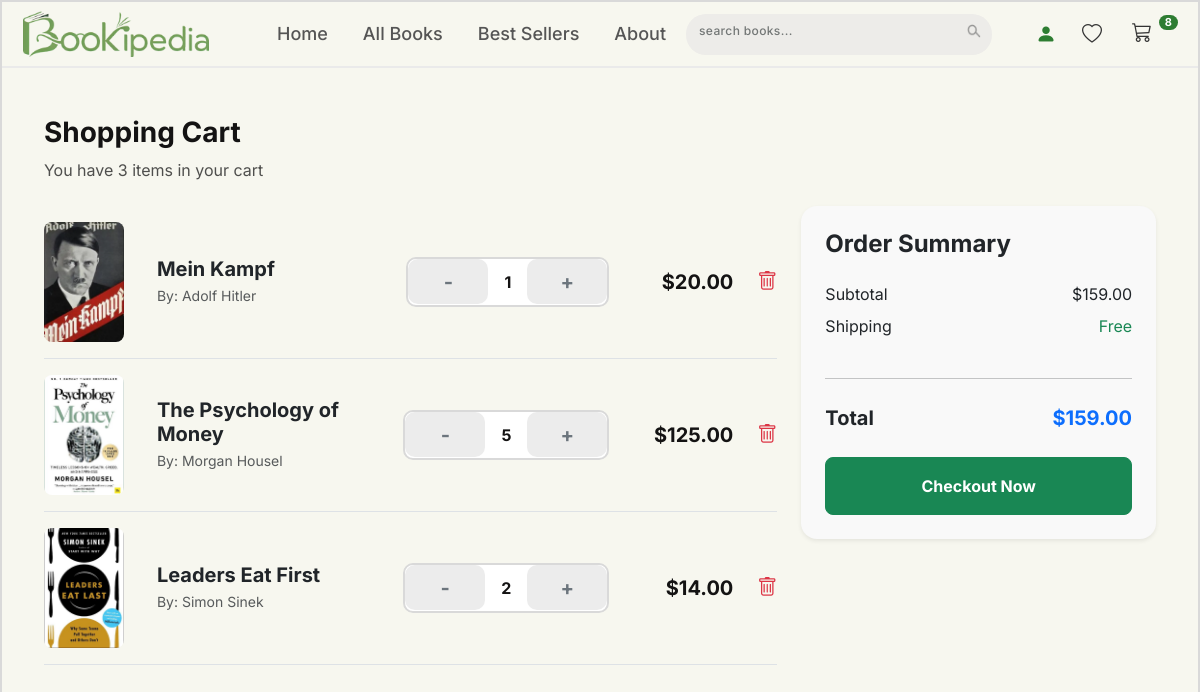
/cart.php (signed in), run on the app's committed database.
### tables this page shows
CREATE TABLE `cart` (
  `user_id` int(11) NOT NULL,
  `book_id` int(11) NOT NULL,
  `quantity` int(11) NOT NULL DEFAULT 1
);

CREATE TABLE `books` (
  `id` int(11) NOT NULL,
  `title` varchar(255) NOT NULL,
  `author` varchar(255) NOT NULL,
  `price` decimal(10,2) NOT NULL,
  `original_price` decimal(10,2) DEFAULT NULL,
  `discount_percent` int(11) DEFAULT NULL,
  `short_desc` text DEFAULT NULL,
  `full_description` text DEFAULT NULL,
  `details` varchar(255) DEFAULT NULL,
  `is_bestseller` tinyint(1) DEFAULT 0,
  `cover_path` varchar(255) DEFAULT NULL,
  `cover_home_path` varchar(255) DEFAULT NULL
);

### cart.php (the view, shortened to what this page needs)
<?php
require_once 'connect.php';
$uId = $_SESSION['user_id'];
$sql = "SELECT c.*, b.title, b.author, b.price, b.cover_path
        FROM cart c
        JOIN books b ON c.book_id = b.id
        WHERE c.user_id = $uId";
$result = $conn->query($sql);
$total_price = 0;
?>
<!DOCTYPE html>
<html lang="en">
<head>
    <link href="https://cdn.jsdelivr.net/npm/bootstrap@5.3.3/dist/css/bootstrap.min.css" rel="stylesheet">
    <link rel="stylesheet" href="https://cdn.jsdelivr.net/npm/bootstrap-icons@1.11.3/font/bootstrap-icons.min.css">
    <link rel="stylesheet" href="assets/css/bookipedia.css">
</head>
<body class="bp-body">
  <?php include 'header.php'; ?>
  <main class="bp-shell  mt-5">
    <div class="bp-cart-title mb-4">
        <h2>Shopping Cart</h2>
        <p>You have <?php echo $result->num_rows; ?> items in your cart</p>
    </div>
    <div class="row g-4">
      <div class="col-lg-8">
        <?php if ($result->num_rows > 0): ?>
           <?php while($item = $result->fetch_assoc()):
    $subtotal = $item['price'] * $item['quantity'];
    $total_price += $subtotal;
?>
<div class="bp-cart-row d-flex align-items-center justify-content-between py-3 border-bottom">
    <div class="bp-cart-product d-flex align-items-center">
        <a href="book.php?id=<?php echo $item['book_id']; ?>">
            <img src="<?php echo $item['cover_path']; ?>" alt="<?php echo htmlspecialchars($item['title']); ?>" style="width: 80px; height: 120px; object-fit: cover; border-radius: 8px; margin-right: 15px;">
        </a>
        <div>
            <a href="book.php?id=<?php echo $item['book_id']; ?>" class="text-decoration-none text-dark">
                <h5 class="mb-1 fw-bold"><?php echo $item['title']; ?></h5>
            </a>
            <p class="mb-0 text-muted small">By: <?php echo $item['author']; ?></p>
        </div>
    </div>
    <div class="d-flex align-items-center gap-4">
        <div class="bp-qty d-flex align-items-center">
            <button type="button" class="btn btn-sm btn-outline-secondary" onclick="updateQty(<?php echo $item['book_id']; ?>, -1)">-</button>
            <span id="qty-<?php echo $item['book_id']; ?>" class="px-3 fw-bold" style="min-width: 30px; text-align: center;">
                <?php echo $item['quantity']; ?>
            </span>
            <button type="button" class="btn btn-sm btn-outline-secondary" onclick="updateQty(<?php echo $item['book_id']; ?>, 1)">+</button>
        </div>
        <div class="fw-bold fs-5" style="min-width: 100px; text-align: right;">
            $<?php echo number_format($subtotal, 2); ?>
        </div>
        <a href="cart.php?remove=<?php echo $item['book_id']; ?>" class="text-danger fs-5">
            <i class="bi bi-trash"></i>
        </a>
    </div>
</div> <?php endwhile; ?>
        <?php endif; ?>
      </div>
      <div class="col-lg-4">
        <div class="card border-0 shadow-sm rounded-4 p-4" style="background: #f9f9f9;">
            <h4 class="fw-bold mb-4">Order Summary</h4>
            <div class="d-flex justify-content-between mb-2">
                <span>Subtotal</span>
                <span>$<?php echo number_format($total_price, 2); ?></span>
            </div>
            <div class="d-flex justify-content-between mb-4">
                <span>Shipping</span>
                <span class="text-success">Free</span>
            </div>
            <hr>
            <div class="d-flex justify-content-between mb-4 mt-2">
                <span class="fw-bold fs-5">Total</span>
                <span class="fw-bold fs-5 text-primary">$<?php echo number_format($total_price, 2); ?></span>
            </div>
            <a href="cart_logic.php?action=checkout" class="btn btn-success w-100 py-3 rounded-3 fw-bold">
                 Checkout Now
            </a>
        </div>
      </div>
    </div>
  </main>
</body>
</html>

### assets/css/bookipedia.css (style rules this page uses)
:root { --bp-cream: #f7f7ef; --bp-white-soft: #fdfdf8; --bp-page-border: #d9d9d9; --bp-mercury: #eaeaea; --bp-green: #2e7d32; --bp-green-soft: #386a42; --bp-green-btn: #399a3e; --bp-green-shop: #36953b; --bp-green-accent: #48960e; --bp-nav-muted: #555555; --bp-text: #141313; --bp-text-2: #141414; --bp-muted: #4f4f4d; --bp-search-bg: #edece9; --bp-search-ph: #737776; --bp-card: #fafaf6; --bp-card-border: #cbcbc7; --bp-feature: #eeeee9; --bp-hero: #e9e7d6; --bp-badge-gold: #c5a059; --bp-badge-yellow: rgba(255, 193, 7, 0.96); --bp-red-sale: #e34234; --bp-icon: #333333; --bp-footer-line: #8fa88f; --bp-footer-muted: #a6bca7; --bp-login-accent: #48704c; --bp-about-card: #e4e4e1; --bp-shell: 1440px; --bp-radius-card: 20px; --bp-radius-pill: 20px; --bp-shadow-page: 0px 4px 4px rgba(0, 0, 0, 0.25); --bp-shadow-card-soft: 0px 0.5px 0px rgba(0, 0, 0, 0.25); --bp-shadow-book: 5px 8px 20px 10px rgba(0, 0, 0, 0.25); }
html { scroll-behavior: smooth; width: 100%; overflow-x: hidden; }
body.bp-body { background: var(--bp-cream); color: var(--bp-text); font-family: "Inter", sans-serif; width: 100%; min-height: 100vh; border: 2px solid var(--bp-page-border); box-shadow: var(--bp-shadow-page); margin: 0; box-sizing: border-box; }
.bp-shell { width: 95%; max-width: 1340px; margin: 0 auto; padding-left: 12px; padding-right: 12px; }
.bp-qty { display: flex; align-items: center; height: 50px; width: fit-content; border-radius: 10px; background: #ffff; border: 2px solid var(--bp-page-border); position: relative; }
.bp-qty button { width: 80px; border: 0; background: #ECECEC; height: 45px; font-size: 20px; border-radius: 10px; font-weight: 700; }
.bp-cart-title h2 { font-size: 28px; font-weight: 700; }
.bp-cart-title p { color: var(--bp-muted); }
.bp-cart-row { border-bottom: 1px solid var(--bp-mercury); padding: 18px 0; }
.bp-cart-product { display: flex; gap: 18px; align-items: center; }
.bp-cart-product img { width: 88px; height: 120px; object-fit: cover; border-radius: 8px; }

### data on the page
cart: book.cover_path (picture), book.title "Mein Kampf", book.author "Adolf Hitler", quantity "1", book.price "20.00"
cart: book.cover_path (picture), book.title "The Psychology of Money", book.author "Morgan Housel", quantity "5", subtotal "125.00"
cart: book.cover_path (picture), book.title "Leaders Eat First", book.author "Simon Sinek", quantity "2", subtotal "14.00"

### other printed values
$cart_count "8"
$result->num_rows "3"
$total_price "159.00"
